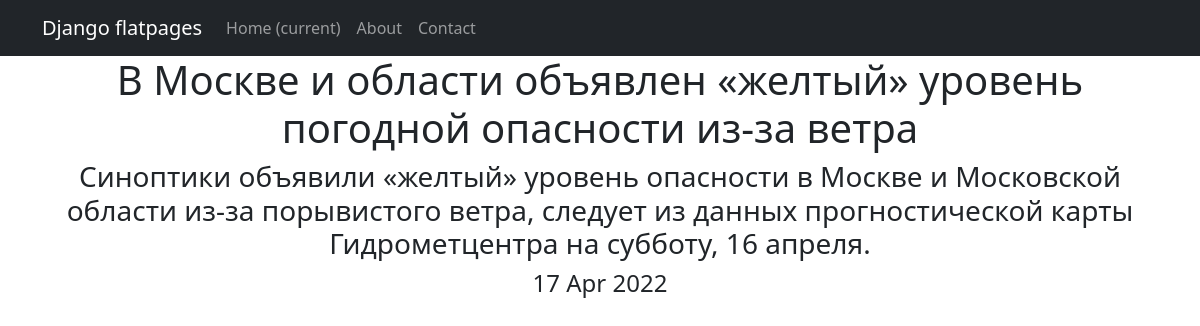
The page /posts/2 on the database its author committed.
### newsapp/models.py (models this page shows, shortened)
class Post(models.Model):
    author = models.ForeignKey(Author, on_delete=models.CASCADE)
    NEWS = 'NW'
    ARTICLE = 'AR'
    CATEGORY_CHOICES = (
        (NEWS, 'Новость'),
        (ARTICLE, 'Статья'),
    )
    categoryType = models.CharField(max_length=2, choices=CATEGORY_CHOICES, default=ARTICLE)
    dateCreation = models.DateTimeField(auto_now_add=True)
    postCategory = models.ManyToManyField(Category, through='PostCategory')
    title = models.CharField(max_length=128)
    text = models.TextField()
    rating = models.SmallIntegerField(default=0)
    class Meta:
        verbose_name = 'Статья'
        verbose_name_plural = 'Статьи'
        ordering = ['-dateCreation']

### newsapp/views.py (the view)
# urls.py: path('<int:pk>', PostDetail.as_view()),
class PostDetail(DetailView):
    model = Post
    template_name = 'post.html'
    context_object_name = 'post'

### newsapp/templatetags/custom_filters.py (called while the page is built)
@register.filter()
def censor(value):
   for i in censwords:
      if i.find(value):
         value = value.replace(i[1::], "*" * len(i))
   return f'{value}'

### templates/post.html (shortened to what this page needs)
{% extends 'flatpages/default.html' %}
{% load custom_filters %}
{% block content %}
<h1>{{ post.title|censor }}</h1>
<h3>{{ post.text|censor }}</h3>
<h4>{{ post.dateCreation|date:'d M Y' }}</h4>
{% endblock content %}

### rows shown on the page
Post: title|censor "В Москве и области объявлен «желтый» уровень погодной опасности из-за ветра", text|censor "Синоптики объявили «желтый» уровень опасности в Москве и Московской области из-за порывистого ветра, следует из данных прогностической карты Гидрометцентра на субботу, 16 апреля.", dateCreation "17 Apr 2022"
